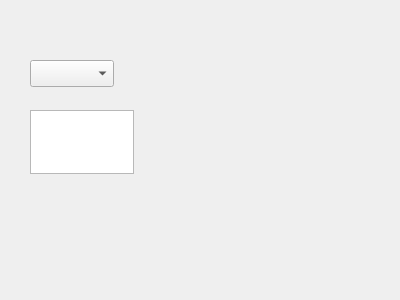
<ui version="4.0" >
 <class>ItemEditDlg</class>
 <widget class="QDialog" name="ItemEditDlg" >
  <property name="geometry" >
   <rect>
    <x>0</x>
    <y>0</y>
    <width>400</width>
    <height>300</height>
   </rect>
  </property>
  <property name="windowTitle" >
   <string>Dialog</string>
  </property>
  <widget class="QPlainTextEdit" name="itemDesc" >
   <property name="geometry" >
    <rect>
     <x>30</x>
     <y>110</y>
     <width>104</width>
     <height>64</height>
    </rect>
   </property>
  </widget>
  <widget class="QComboBox" name="chooseItem" >
   <property name="geometry" >
    <rect>
     <x>30</x>
     <y>60</y>
     <width>84</width>
     <height>27</height>
    </rect>
   </property>
  </widget>
 </widget>
 <resources/>
 <connections/>
</ui>
